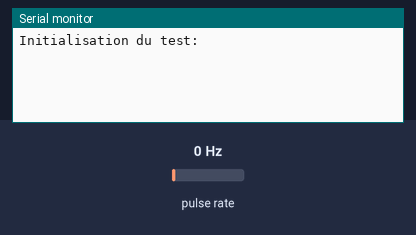
Simulated run of this sketch. Board: Arduino Uno, built with avr-gcc and run on an emulated ATmega328P. Shown: the last lines printed to the serial monitor. Wiring (inferred from the names in the program): pulse sensor: data pin 3. Inputs (shaded band) come from the test bench; at power-on: pulse rate 0 Hz.

Above: at 1.2 s.
1.3 s: pulse rate (sensor on pin 3) set to 4 Hz
At 1.98 s:
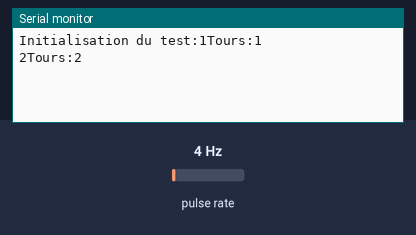
3.3 s: pulse rate (sensor on pin 3) set to 100 Hz
At 4.23 s:
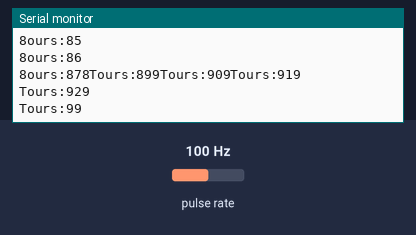
5.2 s: pulse rate (sensor on pin 3) set to 150 Hz
At 6.1 s:
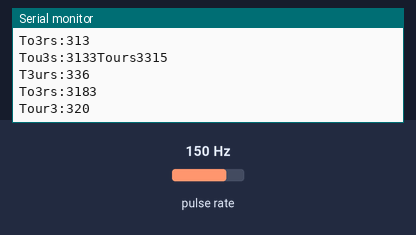
6.9 s: pulse rate (sensor on pin 3) set to 196 Hz
At 7.6 s:
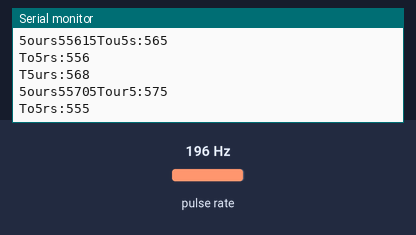
11.3 s: pulse rate (sensor on pin 3) set to 50 Hz
At 12.2 s:
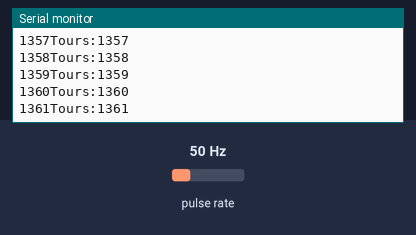
Timing chart, 0 to 14.3 s (numbered marks = the images above; inputs shaded):
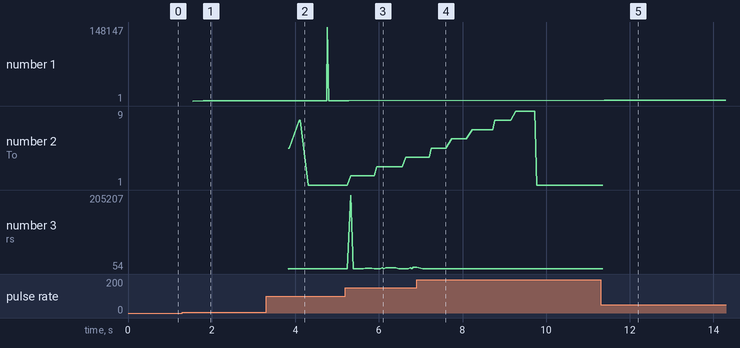

Measured:
- after the input at 1.3 s, the serial monitor: prints a new line after 0.25 s (image 1)
- after the input at 3.3 s, the serial monitor: prints a new line after 0.10 s (image 2)
- plotted number 1: 7 → 191 after the input at 3.3 s

The sketch:

Wheel_Encoder.ino
```cpp
//Encoder pins doivent être 2 ou 3 car c'est les seules compatibles avec attachInterrupt
#define encoderPin1 2
#define encoderPin2 3

//Variables
volatile int toursM1=0, toursM2, tours=0;

// Fonction pour compter le nombre de tours
void count1() {
tours=tours+1;
Serial.print(tours);
 }

void setup() {
  // put your setup code here, to run once:
  Serial.begin(9600);
  Serial.print("Initialisation du test:");
pinMode(encoderPin2, INPUT);
attachInterrupt(digitalPinToInterrupt(encoderPin2), count1, FALLING);

}

void loop() {

if (tours!=toursM1) {
  toursM1=tours;
Serial.print("Tours:");
Serial.println(toursM1);}
}
```
